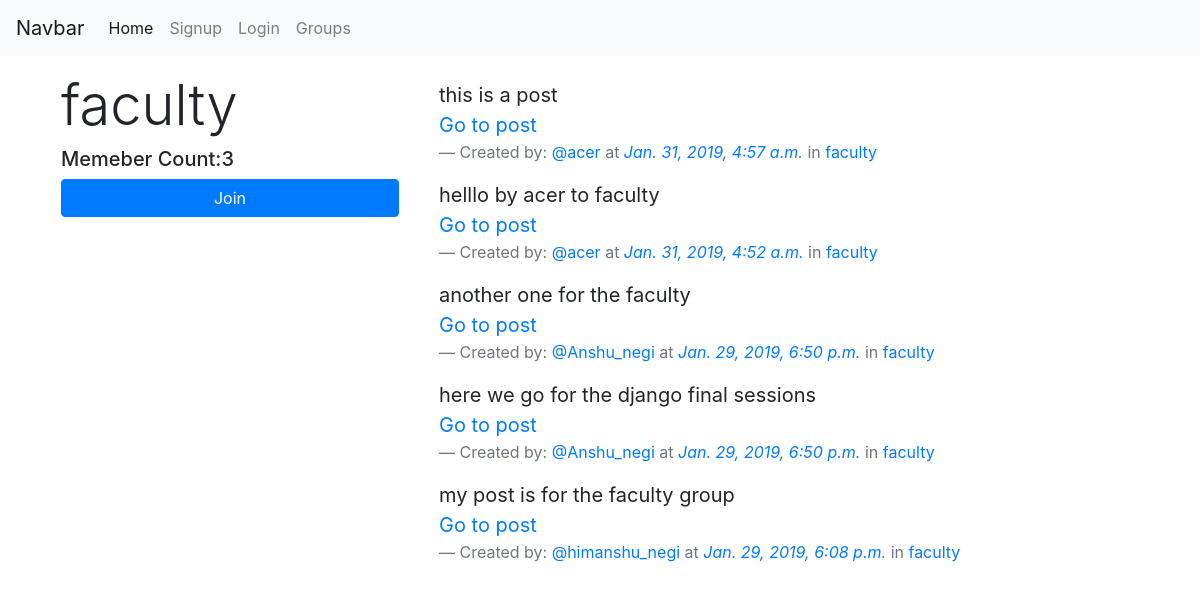
Screenshot of /group/groupdetail/faculty with the database file from the repository.
### group/models.py (models this page shows, shortened)
class Group(models.Model):
    name = models.CharField(max_length=50,unique=True)
    slug = models.SlugField(allow_unicode=True,unique=True)
    description = models.TextField(blank=True,default='')
    member = models.ManyToManyField(User,through="GroupMember")
    class Meta:
        ordering = ['name']

### posts/models.py (models this page shows, shortened)
class Post(models.Model):
    user = models.ForeignKey(User,related_name='posts',on_delete=models.CASCADE)
    created_at = models.DateTimeField(auto_now=True)
    message = models.TextField()
    group = models.ForeignKey(Group,related_name='posts',on_delete=models.CASCADE)
    img = models.ImageField(upload_to="photo/%Y/%m/%d/",blank=True)
    class Meta:
        ordering = ['-created_at']

### group/views.py (the view)
# urls.py: path('groupdetail/<slug:slug>',views.SingleGroup.as_view(),name='single'),
class SingleGroup(DetailView):
    model = Group

### group/templates/group/group_detail.html (shortened to what this page needs)
{% extends "group/group_base.html" %}
{% block pregroup %}
    <div class="col-md-4 p-3">
    <h2 class="display-4"> {{ group.name }}</h2>
    <h5>Memeber Count:{{ group.member.count }}</h5>
    <div class="content">
    {% if user in group.member.all %}
        <a href="{% url 'group:leave' slug=group.slug %}" class="btn btn-warning text-light btn-block">Leave</a>
     {% else %}
        <a href="{% url 'group:join' slug=group.slug %}" class="btn btn-primary btn-block">Join</a>
    {% endif %}
    </div>
    </div>
{% endblock pregroup %}
{% block group_content %}
    <div class="col-md-8 p-4">
    {% if group.posts.count == 0 %}
    <h2>No Post yet in this program</h2>
        {% else %}
        <div class="media">
            <div class="media-body">
            {% for post in group.posts.all %}
                {% include "posts/_single_post.html" %}
            {% endfor %}
            </div>
        </div>
    {% endif %}
    </div>
{% endblock group_content %}

### group/templates/group/group_base.html (shortened to what this page needs)
{% extends 'base.html' %}
{% block content %}
    <div class="container">
        <div class="row">
            {% block pregroup %}
            {% endblock pregroup %}
        {% block group_content %}
        {% endblock group_content %}
        </div>
    </div>
{% endblock %}

### templates/base.html (shortened to what this page needs)
<!DOCTYPE html>
{% load staticfiles%}
<html lang="en">
<head>
    <link rel="stylesheet" href="https://stackpath.bootstrapcdn.com/bootstrap/4.2.1/css/bootstrap.min.css">
</head>
<body>
<nav class="navbar navbar-expand-lg navbar-light bg-light">
  <a class="navbar-brand" href="#">Navbar</a>
  <div class="collapse navbar-collapse" id="navbarNav">
    <ul class="navbar-nav">
      <li class="nav-item active">
        <a class="nav-link" href="{% url 'home' %}">Home <span class="sr-only">(current)</span></a>
      </li>
        {% if user.is_authenticated %}
            <li class="nav-item">
                <a class="nav-link" href="{% url 'posts:createPost' %}">Create post</a>
            </li>
            <li class="nav-item">
                <a class="nav-link" href="{% url 'group:create' %}">Create Group</a>
             </li>
          <li class="nav-item">
            <a class="nav-link" href="{% url 'account:logout' %}" tabindex="-1" aria-disabled="true">Log out </a>
          </li>
        {% else %}
          <li class="nav-item">
            <a class="nav-link" href="{% url 'account:signup' %}">Signup</a>
          </li>
          <li class="nav-item">
            <a class="nav-link" href="{% url 'account:login' %}">Login</a>
          </li>
        {% endif %}
        <li class="nav-item">
            <a class="nav-link" href="{% url 'group:all' %}">Groups</a>
          </li>
    </ul>
  </div>
</nav>
<div class="container">
    {% block content %}
{% endblock %}
</div>
</body>
</html>

### posts/templates/posts/_single_post.html (shortened to what this page needs)
<blockquote class="blockquote">
<p class="mb-0">{{ post.message }}</p>
<a href="{% url 'posts:post_detail' pk=post.pk slug=post.group.slug %}">Go to post</a>
<footer class="blockquote-footer">Created by: <a href="#">@{{ post.user.username }}</a> at <cite title="Source Title"><a href="#">{{ post.created_at }}</a></cite>
    {% if post.group %}
in <a href="#">{{ post.group.name }}</a>
{% endif %}</footer>
</blockquote>

### rows the page displays
Group: name "faculty", member.count "3"
Post: message "this is a post", user.username "acer", created_at "Jan. 31, 2019, 4:57 a.m.", group.name "faculty"
Post: message "helllo by acer to faculty", user.username "acer", created_at "Jan. 31, 2019, 4:52 a.m.", group.name "faculty"
Post: message "another one for the faculty", user.username "Anshu_negi", created_at "Jan. 29, 2019, 6:50 p.m.", group.name "faculty"
Post: message "here we go for the django final sessions", user.username "Anshu_negi", created_at "Jan. 29, 2019, 6:50 p.m.", group.name "faculty"
Post: message "my post is for the faculty group", user.username "himanshu_negi", created_at "Jan. 29, 2019, 6:08 p.m.", group.name "faculty"
